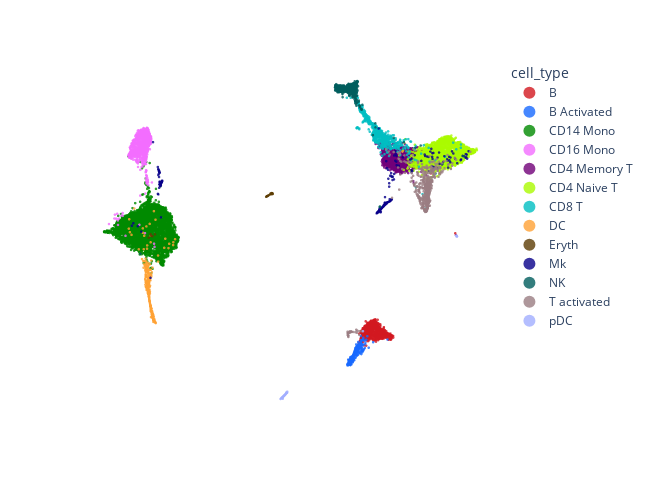

The cell this chart's notebook holds for it:
### Markdown cell above
## Interactive Plots with Plotly

You can also render the embedding plot using plotly for an interactive plot you can pan and zoom.
To do this set the `backend` to `"plotly"` in the `extra_plot` argument in `standard_eval`,
or equivalently in the `plot` argument of `create_pipeline`.

### Code cell
pl.standard_eval(
    method="umap",
    dataset="kang",
    extra_plot={
        "backend": "plotly",
    },
)

### Figure 1 — Plotly figure (JSON) as saved in the notebook; plotly's stock layout.template omitted (floating-point values rounded to 4 significant figures; data arrays with more than 128 entries replaced by an {"elided": "..."} marker saying what was removed)
{"data": [{"hovertemplate": "cell_type=B<br>x=%{x}<br>y=%{y}<extra></extra>", "legendgroup": "B", "marker": {"color": "#d21820", "opacity": 0.8, "size": 2.869, "symbol": "circle"}, "mode": "markers", "name": "B", "showlegend": true, "type": "scattergl", "x": {"elided": "1038 float values"}, "xaxis": "x", "y": {"elided": "1038 float values"}, "yaxis": "y"}, {"hovertemplate": "cell_type=B Activated<br>x=%{x}<br>y=%{y}<extra></extra>", "legendgroup": "B Activated", "marker": {"color": "#1869ff", "opacity": 0.8, "size": 2.869, "symbol": "circle"}, "mode": "markers", "name": "B Activated", "showlegend": true, "type": "scattergl", "x": {"elided": "329 float values"}, "xaxis": "x", "y": {"elided": "329 float values"}, "yaxis": "y"}, {"hovertemplate": "cell_type=CD14 Mono<br>x=%{x}<br>y=%{y}<extra></extra>", "legendgroup": "CD14 Mono", "marker": {"color": "#008a00", "opacity": 0.8, "size": 2.869, "symbol": "circle"}, "mode": "markers", "name": "CD14 Mono", "showlegend": true, "type": "scattergl", "x": {"elided": "4321 float values"}, "xaxis": "x", "y": {"elided": "4321 float values"}, "yaxis": "y"}, {"hovertemplate": "cell_type=CD16 Mono<br>x=%{x}<br>y=%{y}<extra></extra>", "legendgroup": "CD16 Mono", "marker": {"color": "#f36dff", "opacity": 0.8, "size": 2.869, "symbol": "circle"}, "mode": "markers", "name": "CD16 Mono", "showlegend": true, "type": "scattergl", "x": {"elided": "1050 float values"}, "xaxis": "x", "y": {"elided": "1050 float values"}, "yaxis": "y"}, {"hovertemplate": "cell_type=CD4 Memory T<br>x=%{x}<br>y=%{y}<extra></extra>", "legendgroup": "CD4 Memory T", "marker": {"color": "#710079", "opacity": 0.8, "size": 2.869, "symbol": "circle"}, "mode": "markers", "name": "CD4 Memory T", "showlegend": true, "type": "scattergl", "x": {"elided": "1649 float values"}, "xaxis": "x", "y": {"elided": "1649 float values"}, "yaxis": "y"}, {"hovertemplate": "cell_type=CD4 Naive T<br>x=%{x}<br>y=%{y}<extra></extra>", "legendgroup": "CD4 Naive T", "marker": {"color": "#aafb00", "opacity": 0.8, "size": 2.869, "symbol": "circle"}, "mode": "markers", "name": "CD4 Naive T", "showlegend": true, "type": "scattergl", "x": {"elided": "2615 float values"}, "xaxis": "x", "y": {"elided": "2615 float values"}, "yaxis": "y"}, {"hovertemplate": "cell_type=CD8 T<br>x=%{x}<br>y=%{y}<extra></extra>", "legendgroup": "CD8 T", "marker": {"color": "#00bec2", "opacity": 0.8, "size": 2.869, "symbol": "circle"}, "mode": "markers", "name": "CD8 T", "showlegend": true, "type": "scattergl", "x": {"elided": "828 float values"}, "xaxis": "x", "y": {"elided": "828 float values"}, "yaxis": "y"}, {"hovertemplate": "cell_type=DC<br>x=%{x}<br>y=%{y}<extra></extra>", "legendgroup": "DC", "marker": {"color": "#ffa235", "opacity": 0.8, "size": 2.869, "symbol": "circle"}, "mode": "markers", "name": "DC", "showlegend": true, "type": "scattergl", "x": {"elided": "509 float values"}, "xaxis": "x", "y": {"elided": "509 float values"}, "yaxis": "y"}, {"hovertemplate": "cell_type=Eryth<br>x=%{x}<br>y=%{y}<extra></extra>", "legendgroup": "Eryth", "marker": {"color": "#5d3d04", "opacity": 0.8, "size": 2.869, "symbol": "circle"}, "mode": "markers", "name": "Eryth", "showlegend": true, "type": "scattergl", "x": [4.555, 4.716, 4.516, -1.178, 4.687, 4.717, 4.535, 4.694, 4.607, 4.665, 4.542, -1.494, 4.695, 4.493, 4.716, 4.717, 4.751, 4.716, 4.734, 4.513, 4.717, 4.554, 4.724, 4.718, 4.512, 4.517, 4.716, 4.733, 4.788, 4.715, 4.71, 4.781, 4.696, 4.76, 4.713, 4.72, -1.403, 4.713, 4.738, 4.554, 4.505, 4.467, 4.756, 4.715, 4.708, 4.778, 4.53, 4.758, 4.758, -1.313, 4.761, -1.381, 4.722, 4.543, 4.753, 4.806], "xaxis": "x", "y": [9.791, 9.909, 9.762, 7.602, 9.881, 9.908, 9.776, 9.892, 9.828, 9.863, 9.78, 7.409, 9.897, 9.748, 9.912, 9.906, 9.879, 9.909, 9.927, 9.762, 9.911, 9.79, 9.909, 9.909, 9.759, 9.762, 9.912, 9.896, 9.929, 9.905, 9.906, 9.934, 9.921, 9.917, 9.907, 9.913, 7.61, 9.905, 9.933, 9.79, 9.758, 9.731, 9.92, 9.909, 9.905, 9.932, 9.772, 9.923, 9.923, 7.493, 9.919, 7.525, 9.914, 9.782, 9.945, 9.89], "yaxis": "y"}, {"hovertemplate": "cell_type=Mk<br>x=%{x}<br>y=%{y}<extra></extra>", "legendgroup": "Mk", "marker": {"color": "#08008a", "opacity": 0.8, "size": 2.869, "symbol": "circle"}, "mode": "markers", "name": "Mk", "showlegend": true, "type": "scattergl", "x": {"elided": "256 float values"}, "xaxis": "x", "y": {"elided": "256 float values"}, "yaxis": "y"}, {"hovertemplate": "cell_type=NK<br>x=%{x}<br>y=%{y}<extra></extra>", "legendgroup": "NK", "marker": {"color": "#005d5d", "opacity": 0.8, "size": 2.869, "symbol": "circle"}, "mode": "markers", "name": "NK", "showlegend": true, "type": "scattergl", "x": {"elided": "626 float values"}, "xaxis": "x", "y": {"elided": "626 float values"}, "yaxis": "y"}, {"hovertemplate": "cell_type=T activated<br>x=%{x}<br>y=%{y}<extra></extra>", "legendgroup": "T activated", "marker": {"color": "#9a7d82", "opacity": 0.8, "size": 2.869, "symbol": "circle"}, "mode": "markers", "name": "T activated", "showlegend": true, "type": "scattergl", "x": {"elided": "592 float values"}, "xaxis": "x", "y": {"elided": "592 float values"}, "yaxis": "y"}, {"hovertemplate": "cell_type=pDC<br>x=%{x}<br>y=%{y}<extra></extra>", "legendgroup": "pDC", "marker": {"color": "#a2aeff", "opacity": 0.8, "size": 2.869, "symbol": "circle"}, "mode": "markers", "name": "pDC", "showlegend": true, "type": "scattergl", "x": {"elided": "130 float values"}, "xaxis": "x", "y": {"elided": "130 float values"}, "yaxis": "y"}], "layout": {"coloraxis": {"showscale": true}, "height": 500, "legend": {"itemsizing": "constant", "title": {"text": "cell_type"}, "tracegroupgap": 0}, "margin": {"t": 60}, "plot_bgcolor": "rgba(0, 0, 0, 0)", "showlegend": true, "width": 650, "xaxis": {"anchor": "y", "domain": [0, 1], "linecolor": "black", "mirror": true, "showgrid": false, "showline": false, "showticklabels": false, "title": {"text": ""}}, "yaxis": {"anchor": "x", "domain": [0, 1], "linecolor": "black", "mirror": true, "showgrid": false, "showline": false, "showticklabels": false, "title": {"text": ""}}}}
